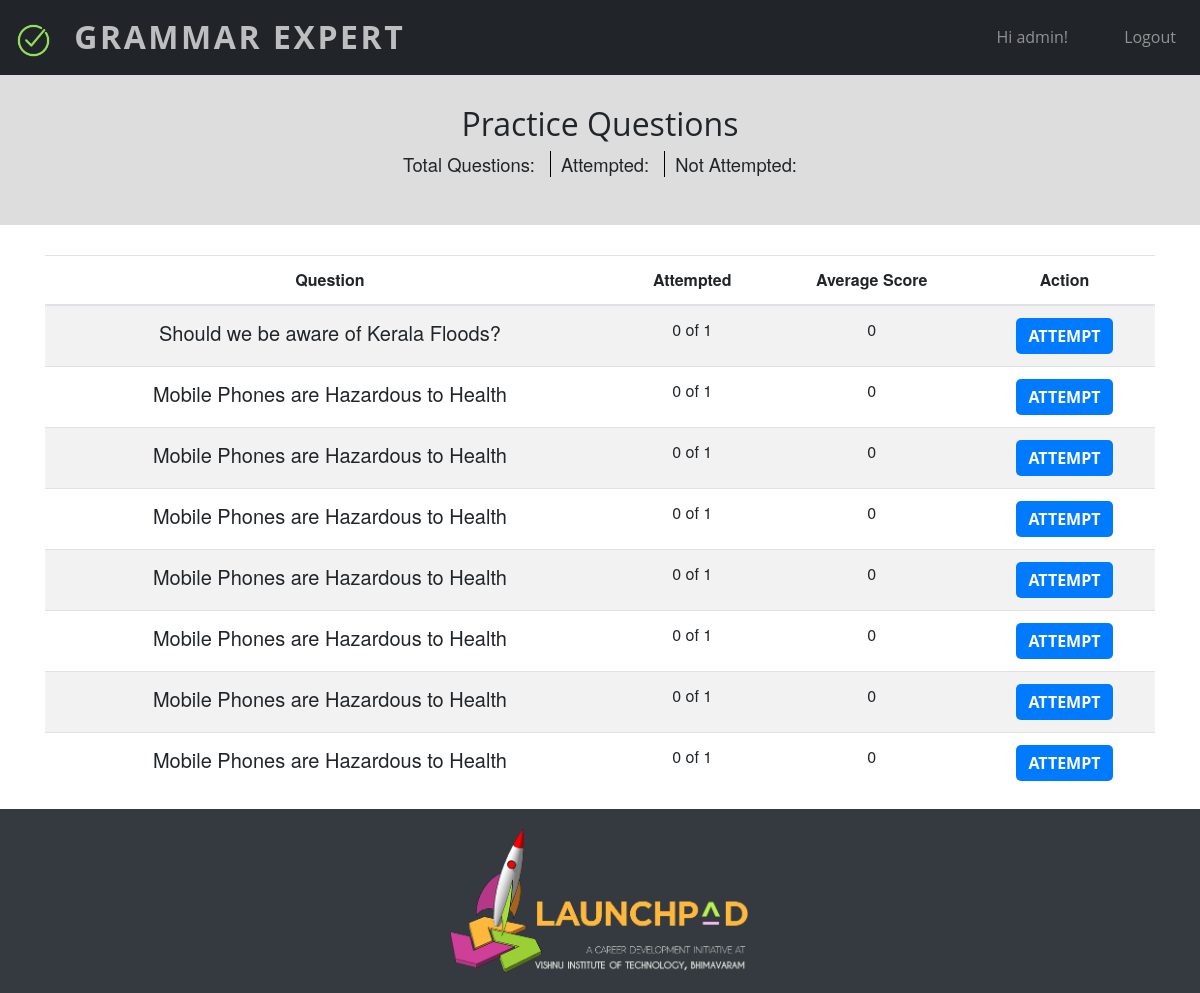
The page /practice/ (signed in) on the database as committed earlier.
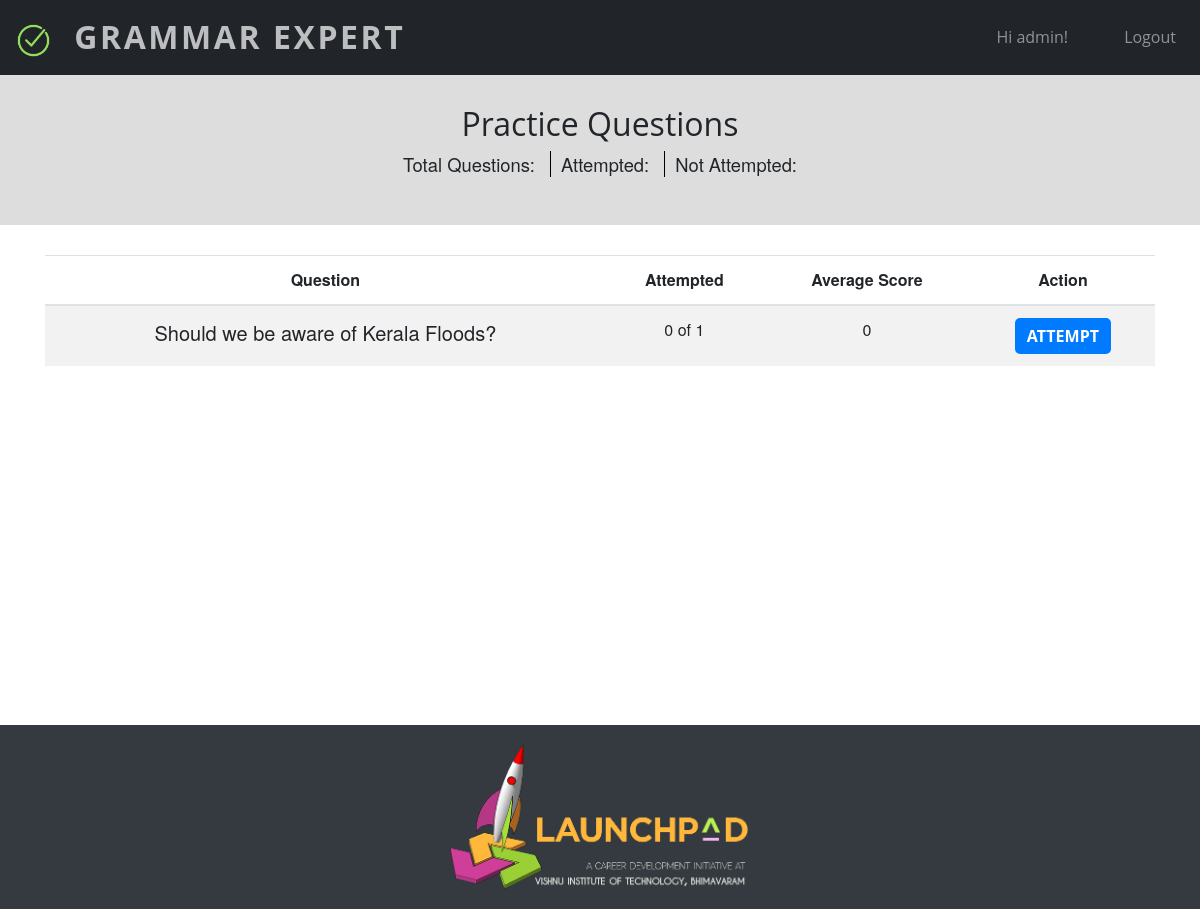
The same page on the database as committed later.
### myapp/models.py (models this page shows, shortened)
class Question(models.Model):
    question = models.CharField(max_length = 500)
    user = models.ForeignKey(User, on_delete=models.CASCADE)
    code = models.CharField(max_length = 8,unique = True)
    word_limit = models.IntegerField(default=300)
    attempts_allowed = models.IntegerField(default=1)
    date_created = models.DateField(default=datetime.now)
    time_limit = models.IntegerField(default=30)

### myapp/views.py (the view)
# urls.py: path('practice/',views.practice,name='practice'),
@login_required(login_url="login")
def practice(request):
    context = dict()
    results = []
    questions = Question.objects.filter(user_id = 1)
    for q in questions:
        a = list(Answer.objects.filter(user_id=request.user.id,question_id=q.id))
        s = 0
        n = 0
        avg = 0
        for x in a:
            s += x.score
            n += 1
        if n>0:
            avg = s/n
        if len(a) < q.attempts_allowed:
            results.append((q, True, avg, n, q.attempts_allowed))
        else:
            results.append((q, False, avg, n, q.attempts_allowed))
    return render(request, template_name = 'practice.html', context={"questions":results})

### myapp/templates/practice.html (shortened to what this page needs)
{% load static %}
{% load bootstrap4 %}
{% include 'header.html' %}
<link rel="stylesheet" type="text/css" href="https://cdn.datatables.net/v/bs4/dt-1.10.18/datatables.min.css"/>
<div class="masthead text-center">
    <div class="container-fluid topheading">
        <h2>Practice Questions</h2>
        <p><span id="count">Total Questions: </span>
          <span id="attemptedcount">Attempted: </span>
          <span id="unattemptedcount">Not Attempted: </span>
        </p>
    </div>
    <div class="container">
    <table id="questions" class="table table-striped">
      <thead>
        <th>Question</th>
        <th>Attempted</th>
        <th>Average Score</th>
        <th>Action</th>
      </thead>
        <tbody>
{% for q in questions %}
  <tr>
    <td class="lead">{{ q.0.question }}</td>
    <td>{{q.3}} of {{q.4}}</td>
    <td>{{q.2}}</td>
    {% if q.1 %}
    <td><a href="{% url 'attempt' q.0.code %}"><button class="btn btn-primary my-auto">attempt</button></a></td>
    {% else %}
    <td><button disabled class="btn btn-link">done</button></td>
    {% endif %}
  </tr>
{% endfor %}
</tbody>
</table>
</div>
</div>
    {% include 'footer.html' %}
</body>
</html>

### myapp/templates/header.html (shortened to what this page needs)
<!DOCTYPE html>
{% load bootstrap4 %}
{% load static %}
<html lang="en">
<head>
    <link rel="stylesheet" href="https://maxcdn.bootstrapcdn.com/bootstrap/4.0.0/css/bootstrap.min.css">
    <link rel="stylesheet" href="{% static "header.css" %}"/>
</head>
<body>
    <nav id="mainNav" class="navbar navbar-expand-lg navbar-dark bg-dark py-2">
        <a id="homelink" class="navbar-brand d-inline-block align-top" href="{% url "homepage" %}">
            <img src="{% static "images/correct.png" %}" width="35" height="35" alt="">
            <span>Grammar Expert</span>
        </a>
        <div class="collapse navbar-collapse" id="navbarNavAltMarkup">
        <div class="navbar-nav ml-auto">
        {% if user.is_authenticated %}
          <a class="nav-item nav-link pr-5" href="{% url "profile" %}">Hi {{ user.username }}!</a>
          <a class="nav-item nav-link pr-2" href="{% url "logout" %}">Logout</a>
        {% else %}
            <a class="nav-item nav-link pr-5"  href="{% url "login" %}">Login</a>
            <a class="nav-item nav-link pr-2" href="{% url "signup" %}">Signup</a>
        {% endif %}
        </div>
      </div>
    </nav>

### myapp/templates/footer.html (shortened to what this page needs)
{% load static %}
<div class="container-fluid footer">
    <img class="logo" src="{% static "images/llogo.png"%}"/>
</div>

### myapp/static/header.css (style rules this page uses)
body, html { width: 100%; height: 100%; }
body { font-family: 'Merriweather', 'Helvetica Neue', Arial, sans-serif; }
a { color: #F05F40; -webkit-transition: all 0.2s; -moz-transition: all 0.2s; transition: all 0.2s; }
h1, h2, h3, h4, h5, h6 { font-family: 'Open Sans', 'Helvetica Neue', Arial, sans-serif; }
.bg-dark { background-color: #212529 !important; }
#mainNav { border-bottom: 1px solid rgba(33, 37, 41, 0.1); background-color: #fff; font-family: 'Open Sans', 'Helvetica Neue', Arial, sans-serif; -webkit-transition: all 0.2s; -moz-transition: all 0.2s; transition: all 0.2s; }
#mainNav .navbar-brand { font-weight: 700; text-transform: uppercase; color: #F05F40; font-family: 'Open Sans', 'Helvetica Neue', Arial, sans-serif; }
@media (min-width: 992px) { #mainNav { border-color: transparent; background-color: transparent; } }
@media (min-width: 992px) { #mainNav .navbar-brand { color: rgba(255, 255, 255, 0.7); } }
.masthead { padding-top: 10rem; padding-bottom: calc(10rem - 56px); background-position: center center; -webkit-background-size: cover; -moz-background-size: cover; -o-background-size: cover; background-size: cover; }
.masthead p { font-weight: 300; }
@media (min-width: 768px) { .masthead p { font-size: 1.15rem; } }
@media (min-width: 992px) { .masthead { min-height: 650px; padding-top: 0; padding-bottom: 0; } }
.btn { font-weight: 700; text-transform: uppercase; border: none; border-radius: 5px; font-family: 'Open Sans', 'Helvetica Neue', Arial, sans-serif; }
.navbar-brand span { padding-left: 15px; letter-spacing: 0.0800em; }
#homelink { text-decoration: none; color:white; font-size:2em; text-decoration: none; }

### myapp/templates/practice.html (style rules this page uses)
.topheading { text-align: center; padding:30px; background-color: #dddddd; margin-bottom: 30px; }
#count, #unattemptedcount { padding:0 10px; }
#attemptedcount { padding:0 10px; border-left: 1px solid black; border-right: 1px solid black; }

### myapp/templates/footer.html (style rules this page uses)
.footer { background-color: #343a40; text-align: center; }
.footer .logo { margin:20px auto; width:300px; }

Rows that differ between the two databases and show on the page:
removed Question: question "Mobile Phones are Hazardous to Health", q "0", q "1"
removed Question: question "Mobile Phones are Hazardous to Health", q "0", q "1"
removed Question: question "Mobile Phones are Hazardous to Health", q "0", q "1"
removed Question: question "Mobile Phones are Hazardous to Health", q "0", q "1"
removed Question: question "Mobile Phones are Hazardous to Health", q "0", q "1"
removed Question: question "Mobile Phones are Hazardous to Health", q "0", q "1"
removed Question: question "Mobile Phones are Hazardous to Health", q "0", q "1"
